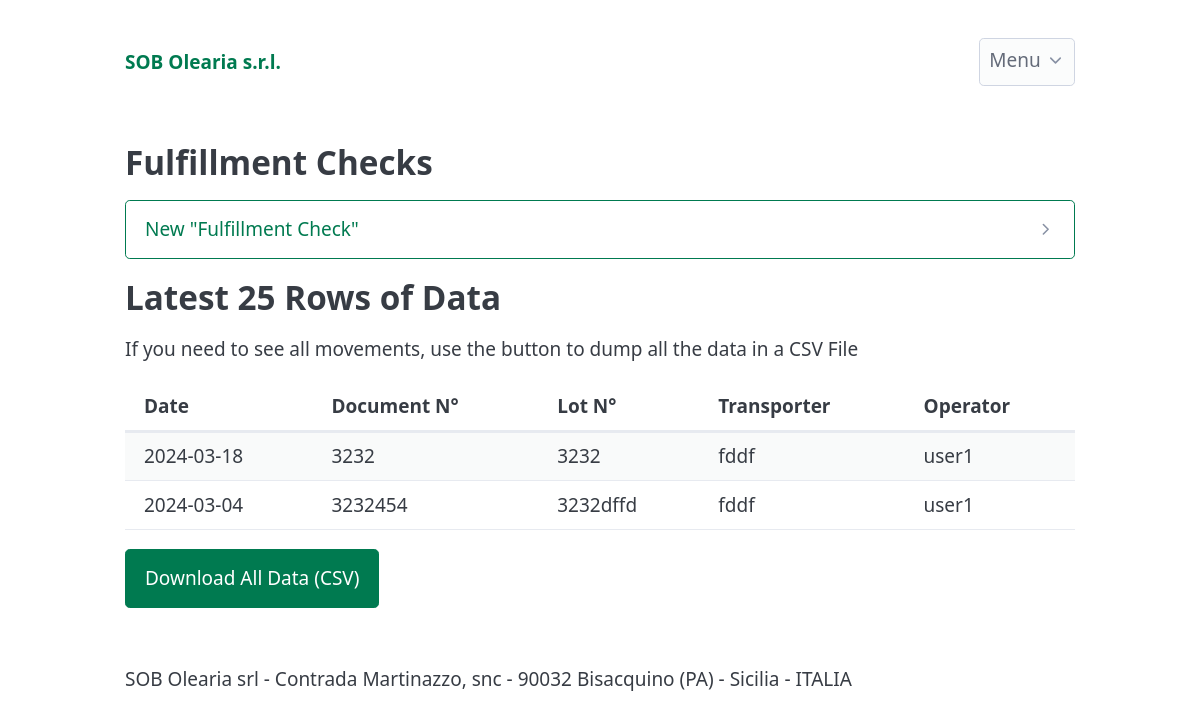
Page /fulfillment (signed in) on the earlier database version.
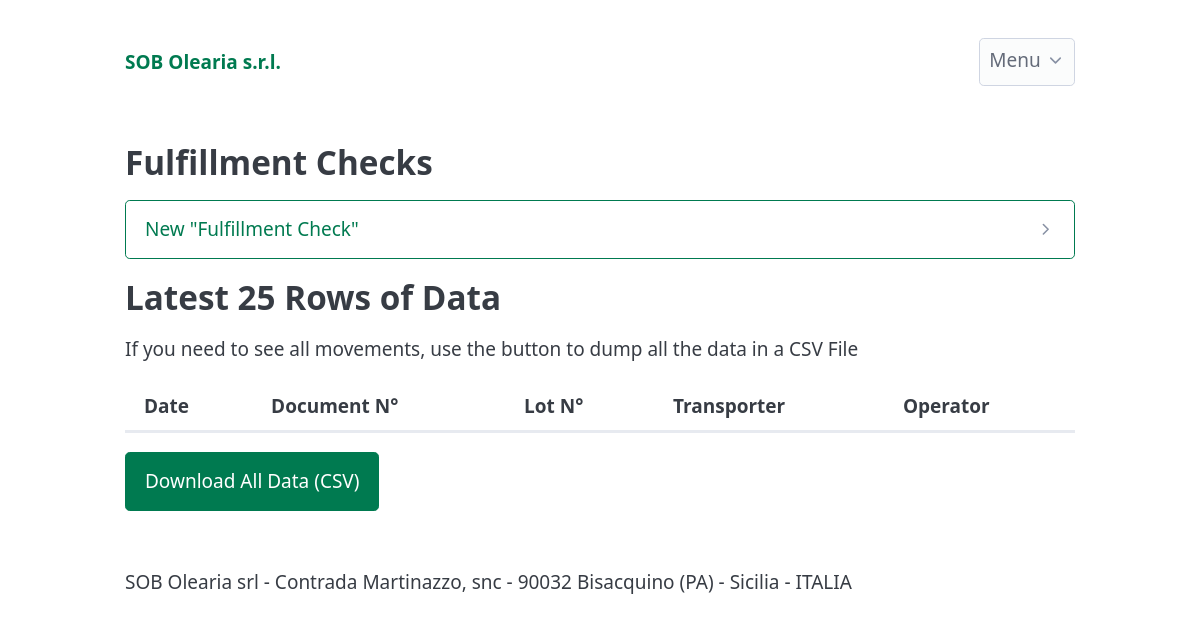
Same page on the later database version.
### app/models.py (models this page shows, shortened)
class FulfillmentRecord(db.Model):
    __tablename__ = 'fulfillment_records'
    id = db.Column(db.Integer, primary_key=True, autoincrement=True)
    fulfillment_date = db.Column(db.Date, nullable=False)
    fulfillment_doc_number = db.Column(db.String(120), nullable=False)
    fulfillment_lot = db.Column(db.String(120), nullable=False)
    fulfillment_transporter = db.Column(db.String(120), nullable=False)
    transporter_plate_number = db.Column(db.String(120), nullable=False)
    fullfilled_product_quantity = db.Column(db.Integer)
    higienic_condition_check = db.Column(db.String(50), nullable=False, default="Compliant")
    product_integrity_check = db.Column(db.String(50), nullable=False, default="Compliant")
    operation_result_check = db.Column(db.String(50), nullable=False, default="Compliant")
    user_id = db.Column(db.Integer, db.ForeignKey('users.id'), nullable=False)
    user = db.relationship('User', back_populates='fulfillment_records', lazy=True)

class User(db.Model,UserMixin):
    __tablename__ = 'users'
    id = db.Column(db.Integer, primary_key=True, autoincrement=True)
    username = db.Column(db.String(64), index=True, unique=True)
    email = db.Column(db.String(120), index=True, unique=True)
    password_hash = db.Column(db.String(255),nullable=False, )
    created_on = db.Column(db.DateTime, nullable=False, default=datetime.utcnow)
    is_admin = db.Column(db.Boolean, nullable=False, default=False)
    production_records = db.relationship('ProductionRecord', back_populates='user', lazy=True)
    reception_records = db.relationship('ReceptionRecord', back_populates='user', lazy=True)
    fulfillment_records = db.relationship('FulfillmentRecord', back_populates='user', lazy=True)

### app/fulfillment/routes.py (the view, shortened to what this page needs)
@fulfillment_bp.route("/fulfillment", methods=("GET", "POST"))
@login_required
def fulfillment():
    fulfillments = FulfillmentRecord.query.all()
    return render_template("fulfillment.html", fulfillments=fulfillments)

### app/templates/fulfillment.html (shortened to what this page needs)
{% extends 'base.html' %}
{% block content %}
<section>
    <h2>Fulfillment Checks</h2>
    <details>
        <summary role="button" class="outline">New "Fulfillment Check"</summary>
    </details>
</section>
<h2>Latest 25 Rows of Data</h2>
<p>If you need to see all movements, use the button to dump all the data in a CSV File</p>
<section>
    <div class="overflow-auto">
        <table class="sortable striped">
            <thead>
                <tr>
                    <th>Date</th>
                    <th>Document N°</th>
                    <th>Lot N°</th>
                    <th>Transporter</th>
                    <th>Operator</th>
                </tr>
            </thead>
            <tbody>
                {% for fulfillment in fulfillments %}
                <tr>
                    <td>{{fulfillment.fulfillment_date}}</td>
                    <td>{{fulfillment.fulfillment_doc_number}}</td>
                    <td>{{fulfillment.fulfillment_lot}}</td>
                    <td>{{fulfillment.fulfillment_transporter}}</td>
                    <td>{{fulfillment.user.username}}</td>
                </tr>
                {% endfor %}
            </tbody>
        </table>
    </div>
    <div>
        <a href="{{ url_for('fulfillment_bp.export_fulfillment_csv') }}" role="button">Download All Data (CSV)</a>
    </div>
</section>
{% endblock content %}

Differences in the rows shown:
removed FulfillmentRecord: fulfillment_date "2024-03-18", fulfillment_doc_number "3232", fulfillment_lot "3232", fulfillment_transporter "fddf", user.username "user1"
removed FulfillmentRecord: fulfillment_date "2024-03-04", fulfillment_doc_number "3232454", fulfillment_lot "3232dffd", fulfillment_transporter "fddf", user.username "user1"
